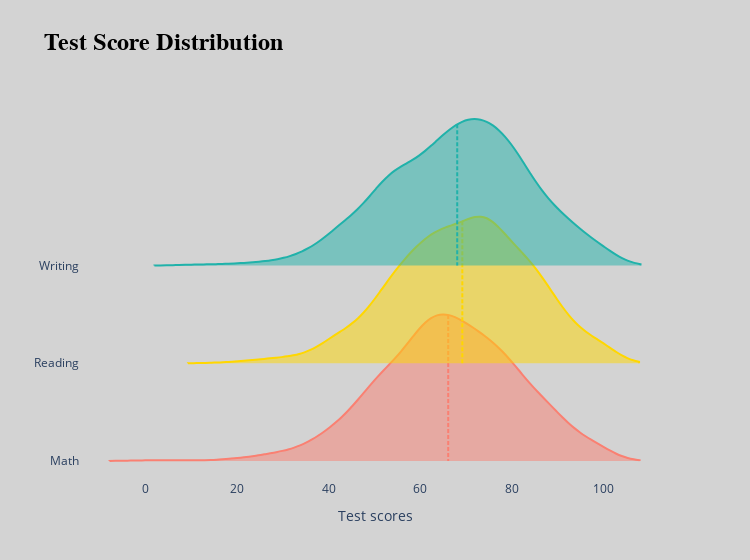

Here is the notebook cell this chart was saved with:
### Markdown cell above
#### Now let's cheeck the Distribution of scores in each fields

### Code cell
data_m = df['math score']
data_r = df['reading score']
data_w = df['writing score']

fig = go.Figure()

fig.add_trace(go.Violin(x=data_m, line_color='salmon', name='Math'))
fig.add_trace(go.Violin(x=data_r, line_color='gold', name= 'Reading'))
fig.add_trace(go.Violin(x=data_w, line_color='lightseagreen', name='Writing'))

fig.update_traces(orientation='h', side='positive', width=3, points=False, meanline_visible=True)
fig.update_layout(xaxis_showgrid=False, xaxis_zeroline=False)

fig.update_layout(title='<b> Test Score Distribution <b>',
                  titlefont={'size': 24,
                             'family':'San Serif',
                             'color': 'black'
                            },
                  xaxis_title='Test scores',
                  width=750,
                  showlegend=False,
                  paper_bgcolor="lightgray",
                  plot_bgcolor='lightgray',             
 )
fig.show()

### Figure 1 — Plotly figure (JSON) as saved in the notebook; plotly's stock layout.template omitted (floating-point values rounded to 4 significant figures; data arrays with more than 128 entries replaced by an {"elided": "..."} marker saying what was removed)
{"data": [{"line": {"color": "salmon"}, "meanline": {"visible": true}, "name": "Math", "orientation": "h", "points": false, "side": "positive", "type": "violin", "width": 3, "x": {"elided": "1000 int values"}}, {"line": {"color": "gold"}, "meanline": {"visible": true}, "name": "Reading", "orientation": "h", "points": false, "side": "positive", "type": "violin", "width": 3, "x": {"elided": "1000 int values"}}, {"line": {"color": "lightseagreen"}, "meanline": {"visible": true}, "name": "Writing", "orientation": "h", "points": false, "side": "positive", "type": "violin", "width": 3, "x": {"elided": "1000 int values"}}], "layout": {"paper_bgcolor": "lightgray", "plot_bgcolor": "lightgray", "showlegend": false, "title": {"font": {"color": "black", "family": "San Serif", "size": 24}, "text": "<b> Test Score Distribution <b>"}, "width": 750, "xaxis": {"showgrid": false, "title": {"text": "Test scores"}, "zeroline": false}}}
